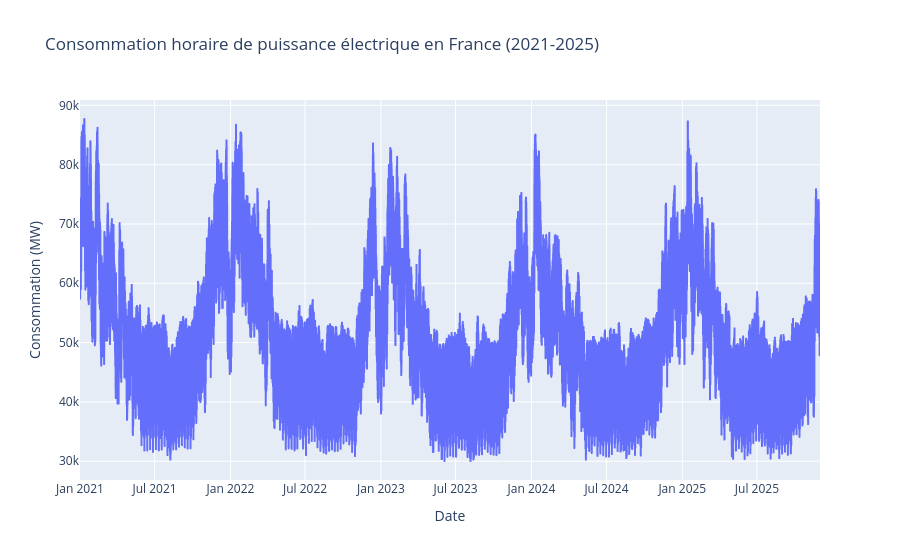

Here is the notebook cell this chart was saved with:
### Markdown cell above
### Consommation horaire de puissance électrique en France (2021-2025)

### Code cell
fig = px.line(df, x='end_date', y='value', title="Consommation horaire de puissance électrique en France (2021-2025)",
    labels={'end_date': 'Date', 'value': 'Consommation (MW)'})
fig.show()

### Figure 1 — Plotly figure (JSON) as saved in the notebook; plotly's stock layout.template omitted (floating-point values rounded to 4 significant figures; data arrays with more than 128 entries replaced by an {"elided": "..."} marker saying what was removed)
{"data": [{"hovertemplate": "Date=%{x}<br>Consommation (MW)=%{y}<extra></extra>", "legendgroup": "", "line": {"color": "#636efa", "dash": "solid"}, "marker": {"symbol": "circle"}, "mode": "lines", "name": "", "showlegend": false, "type": "scattergl", "x": {"elided": "43069 str values"}, "xaxis": "x", "y": {"elided": "43069 float values"}, "yaxis": "y"}], "layout": {"legend": {"tracegroupgap": 0}, "title": {"text": "Consommation horaire de puissance électrique en France (2021-2025)"}, "xaxis": {"anchor": "y", "domain": [0, 1], "title": {"text": "Date"}}, "yaxis": {"anchor": "x", "domain": [0, 1], "title": {"text": "Consommation (MW)"}}}}
